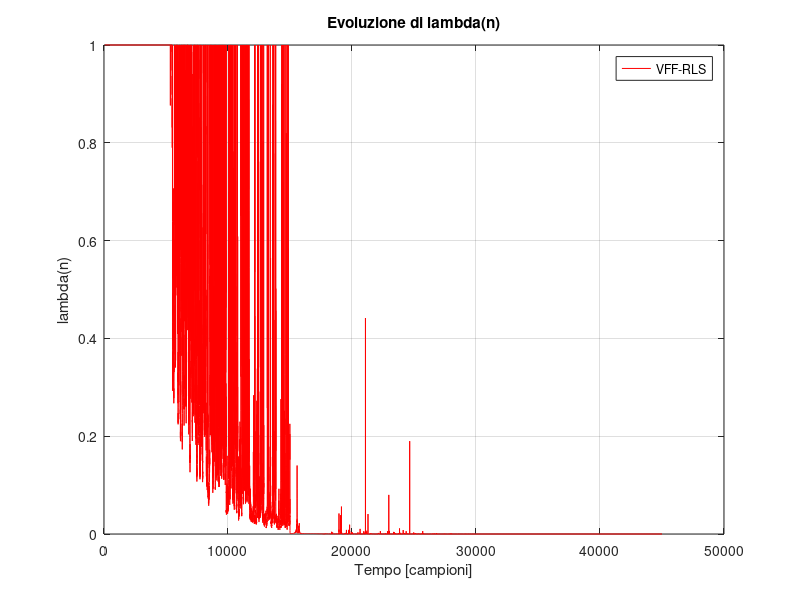
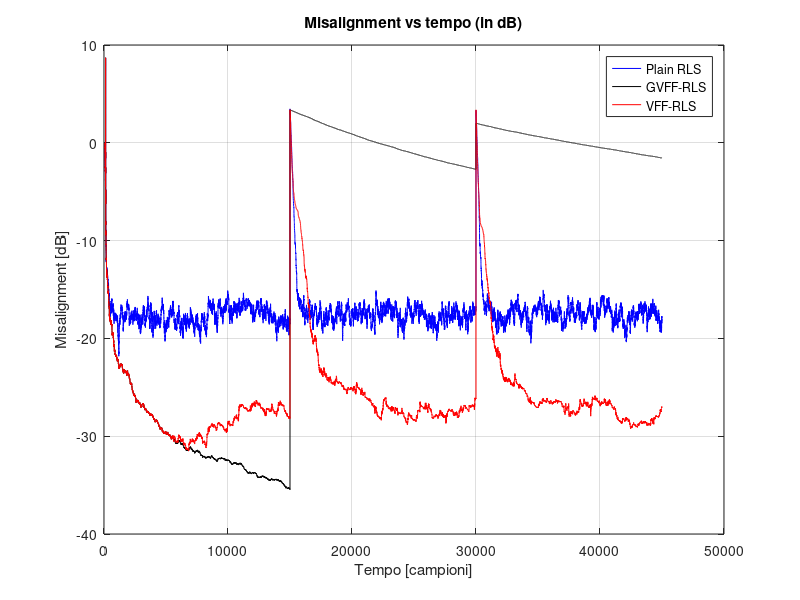

Recreate these plots in MATLAB, in order.
clearvars 
close all

rng('default');

% Simulation parameters
N = 45000;                             % Number of iterations
L = 64;                                % Filter length
SNR = 20;                              % dB, snr = sigma_d^2/sigma_v^2;


% Generate input signal (gaussian white noise)
sigma_u = 1;
u = sigma_u*randn(N,1);

U = zeros(N, L);
for i = L:N
    U(i,:) = u(i:-1:i-L+1)';
end

% Generate m1(k) system (first impulse response from ITU-T G168 Reccomendation) 
h_true = [...
    -436,  -829, -2797, -4208, -17968, -11215, ...
    46150, 34480, -10427,  9049, -1309, -6320, ...
    390, -8191, -1751, -6051, -3796, -4055, ...
    -3948, -2557, -3372, -1808, -2259, -1300, ...
    -1098,  -618,  -340,   -61,   323,   419, ...
    745,   716,   946,   880,  1014,   976, ...
    1033,  1091,  1053,  1042,   794,   831, ...
    899,   716,   390,   313,   304,   304, ...
    73,  -119,  -109,  -176,  -359,  -407, ...
    -512,  -580,  -704,  -618,  -685,  -791, ...
    -772,  -820,  -839,  -724,  ...
];

H = zeros(N,L);
for n = 1:N
    if n < 15000
        h_shift = h_true;
    elseif n < 30000
        h_shift = [zeros(1,4), h_true];
    else
        h_shift = [zeros(1,8), h_true];
    end
    H(n,:) = h_shift(1:L);  % salva h_shift a tempo n
end


d_noiseless = zeros(N,1);
for n = L:N
    d_noiseless(n) = U(n,:) * H(n,:)';
end

% Generate noise signal
SNR_linear = 10^(SNR / 20);            % SNR linearization
var_d = var(d_noiseless);              % power of the desired noiseless signal
sigma_v = sqrt(var_d / SNR_linear);    % power of the system noise

v = sigma_v*randn(N,1);                % noise signal 
d = d_noiseless + v;                   % desired signal

% Plain RLS (form 3) 
P = 10^6*eye(L);
theta_rls = zeros(N,L)';
lambda = 1-1/(3*L);
for i = L:N
    phi_i = U(i,:)';
    b = lambda + phi_i' * P * phi_i;
    K = (P * phi_i) / b;
    e = d(i) - phi_i' * theta_rls(:,i-1);
    theta_rls(:,i) = theta_rls(:,i-1) + K * e;
    P = (1/lambda)*(P - K * phi_i' * P);
end

theta_rls = theta_rls';


%  GVFF
mu = 0.1;
P = 10^6*eye(L);
theta_gvff = zeros(N,L)';
lambda_min = 0.95;
lambda_max = 0.999999;                 % Maximum forgetting factor

lambda_gvff = ones(N, 1) * lambda_max;    % Variable Forgetting Factor initialization

for i = L:N
    phi_i = U(i,:)';
    e = d(i) - phi_i' * theta_gvff(:,i-1);
    q_n = phi_i' * P * phi_i;
    K = (P * phi_i) / (lambda_gvff(i) + q_n);
    theta_gvff(:,i) = theta_gvff(:,i-1) + K * e;
    P = (1/lambda_gvff(i)) * (P - K * phi_i' * P);

    % Gradiente approssimato: d e(n)^2 / d lambda
    dE2_dlambda = e^2 * q_n / (lambda_gvff(n-1) + q_n)^2;
    
    % Aggiorna λ con discesa del gradiente
    lambda_tmp = lambda_gvff(n-1) - mu * dE2_dlambda;

    % Clipping di λ tra lambda_min e lambda_max
    lambda_gvff(i) = min(max(lambda_tmp, lambda_min), lambda_max);
end

theta_gvff = theta_gvff';


% Variable Forgetting Factor RLS 

P = 10^6*eye(L);
theta_vff = zeros(N,L)';
lambda_max = 0.999999;                 % Maximum forgetting factor
gamma = 1.5;                           % lamba(n) = lambda_max when sigma_e(n) <= gamma*sigma_v(n)
xi = 10^-8;                            % Small constant to avoid division per zero in forgetting factor updates

K_alpha = 2;
K_beta = 5*K_alpha;
alpha = 1 - 1/(K_alpha*L);
beta = 1 - 1/(K_beta*L);

% Initialization of standard deviations
q = U(2,:) * P *U(2,:)';               
sigma_q = sqrt(var(q));                % prediction error associated with the input u(n)
sigma_e = sqrt(mean(d_noiseless.^2));  % power of the a priori error signal

lambda_n = ones(N, 1) * lambda_max;    % Variable Forgetting Factor initialization

for i = L:N
    phi_i = U(i,:)';
    e = d(i) - phi_i' * theta_vff(:,i-1);
    q_n = phi_i' * P * phi_i;
    K = (P * phi_i) / (lambda_n(i-1) + q_n);
    theta_vff(:,i) = theta_vff(:,i-1) + K * e;
    P = (1/lambda_n(i)) * (P - K * phi_i' * P);

    % Update forgetting factor
    sigma2_e = alpha*sigma_e^2 + (1-alpha)*e^2;
    sigma_e = sqrt(sigma2_e);
    sigma2_q = alpha*sigma_q^2 + (1-alpha)*q_n^2;
    sigma_q = sqrt(sigma2_q);
    
    sigma2_v = beta*sigma_v^2 + (1-beta)*e^2;
    sigma_v = sqrt(sigma2_v);
    if sigma_e <= gamma*sigma_v
        lambda_n(i) = lambda_max;
    end
    lambda_n(i) = min((sigma_q*sigma_v)/(xi + abs(sigma_e - sigma_v)), lambda_max);
end

theta_vff = theta_vff';

% Evoluzione di lambda nel tempo
figure
plot(L:N, lambda_n(L:N), 'r', 'DisplayName', 'VFF-RLS')
xlabel('Tempo [campioni]');
ylabel('lambda(n)');
legend;
title('Evoluzione di lambda(n)');
grid on;

% Prealloca vettori per misalignment
misalignment_rls = zeros(N,1);
misalignment_gvff = zeros(N,1);
misalignment_vff = zeros(N,1);

for n = L:N
    % Aggiorna il vero h(n) in base alla shift logic
    if n < 15000
        h_shift = h_true;  % no shift
    elseif n < 30000
        h_shift = [zeros(1,4), h_true];  % shift di 4
    else
        h_shift = [zeros(1,8), h_true];  % shift di 8
    end
    h_shift = h_shift(1:L);  % prendi solo i primi L coefficienti

    % Calcola misalignment RLS
    err_rls = norm(theta_rls(n,:) - h_shift)^2;
    misalignment_rls(n) = 10 * log10(err_rls / norm(h_shift)^2);

    % Calcola misalignment VFF-RLS
    err_gvff = norm(theta_gvff(n,:) - h_shift)^2;
    misalignment_gvff(n) = 10 * log10(err_gvff / norm(h_shift)^2);

    % Calcola misalignment VFF-RLS
    err_vff = norm(theta_vff(n,:) - h_shift)^2;
    misalignment_vff(n) = 10 * log10(err_vff / norm(h_shift)^2);
end

% Plotta
figure;
plot(L:N, misalignment_rls(L:N), 'b', 'DisplayName', 'Plain RLS');
hold on;
plot(L:N, misalignment_gvff(L:N), 'k', 'DisplayName', 'GVFF-RLS');
hold on;
plot(L:N, misalignment_vff(L:N), 'r', 'DisplayName', 'VFF-RLS');
xlabel('Tempo [campioni]');
ylabel('Misalignment [dB]');
legend;
title('Misalignment vs tempo (in dB)');
grid on;